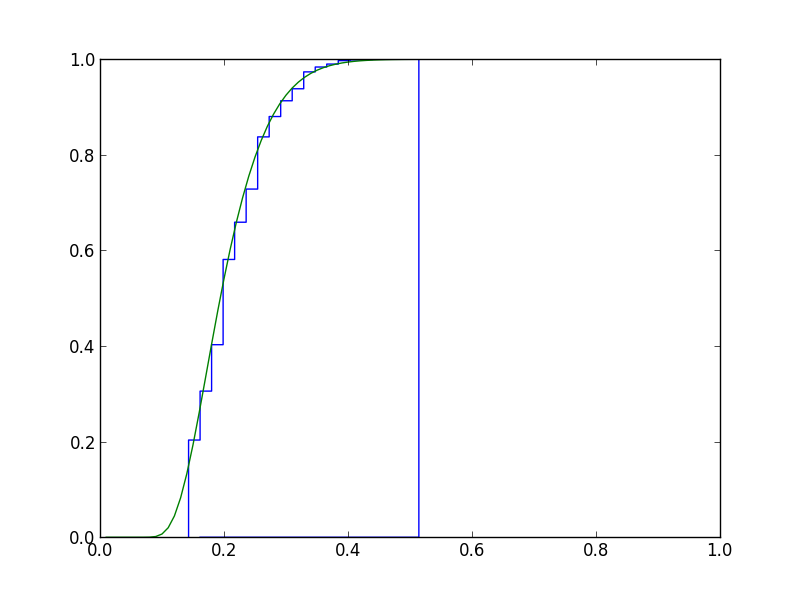

Source code (Python):
import pylab
import random

def run():
    
    D = 30
    M = 40
    
    maxFractDifferences = []
    
    for i in range(100000):
        
        currentD = D
        currentM = M
    
        maxFractDiff = 1.0*abs(currentD - currentM)/(D + M)
        
        while currentD > 0 and currentM > 0:
        
            # Choose randomly from D or M            
            
            randomChoice = random.random()
            
            if randomChoice < 0.5:
                currentD -= 1
            else:
                currentM -= 1 
                
            if 1.0*abs(currentD - currentM)/(D + M) > maxFractDiff:
                maxFractDiff = 1.0*abs(currentD - currentM)/(D + M)
                
        maxFractDifferences += [maxFractDiff]
        
    # Print statistics from simulation
    hist(maxFractDifferences, bins=20, histtype='step', normed=True, cumulative=True)    
        
    # Print KS statistics
    
    v = sqrt(D*M/(D+M))
    
    mu = v + 0.12 + 0.11/v
    
    s = arange(0.01, 1, 0.01)
    
    pksInv = [1 - 2 * reduce(lambda res, k : res + (-1)**k * exp(-2 *
        (k+1)**2 * mu**2 * t**2), range(100), 0) for t in s]
        
    pylab.plot(s, pksInv)
